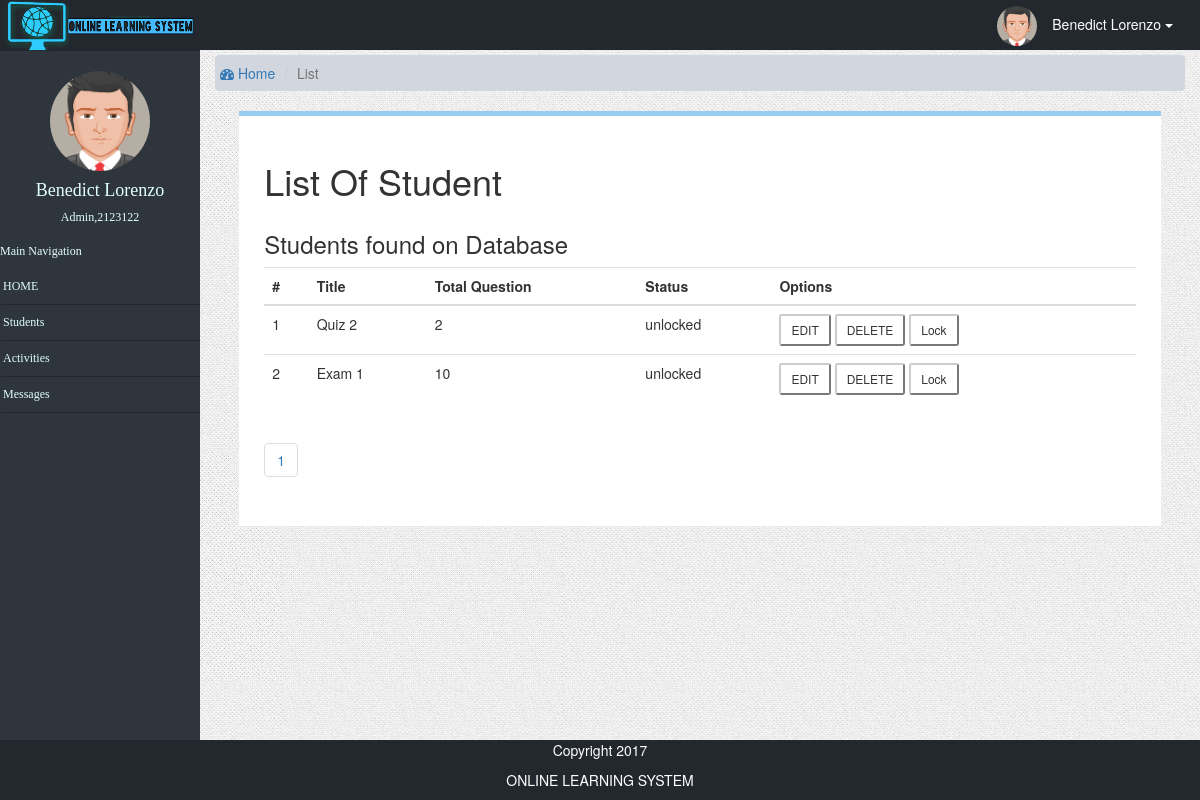
Before: /admin/list.php?ref=list (signed in) with the older database file.
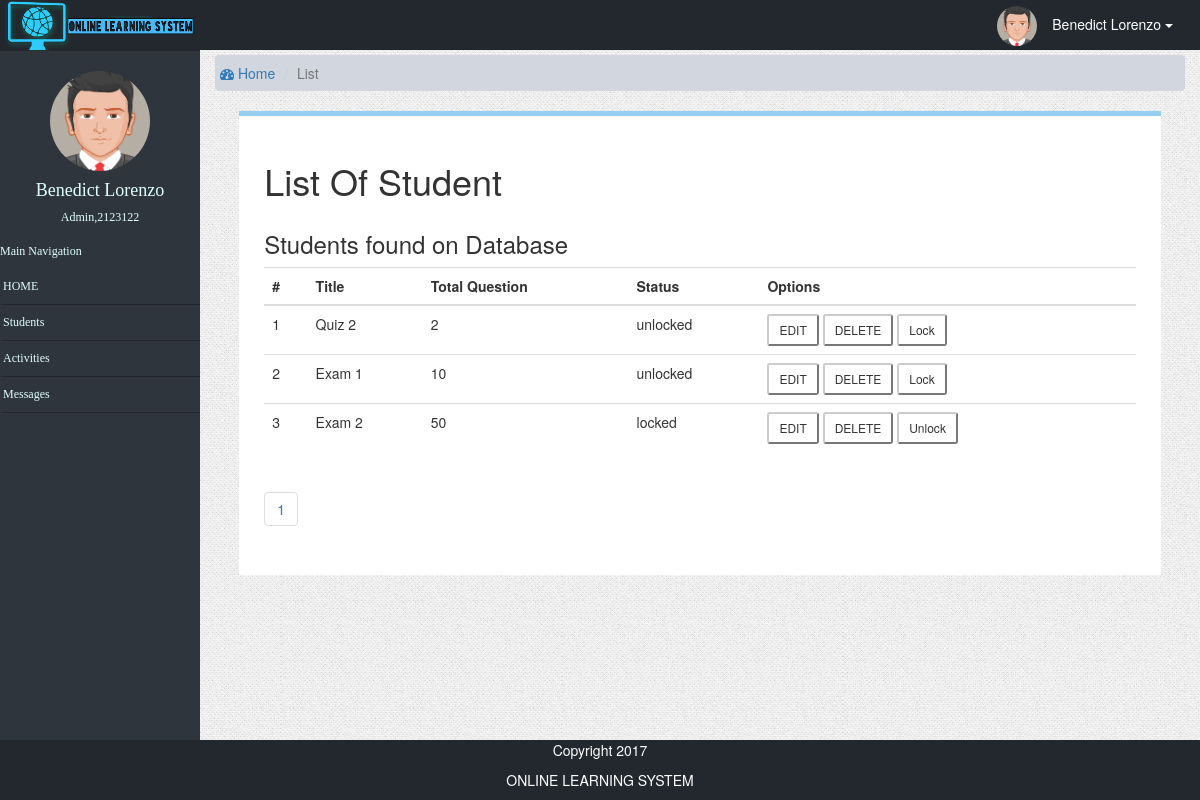
After: the same page with the newer database file.
### tables this page shows
CREATE TABLE `createact` (
  `create_id` int(11) NOT NULL,
  `title` varchar(255) NOT NULL,
  `numque` int(11) NOT NULL,
  `status` varchar(255) NOT NULL
);

### admin/list.php (the view, shortened to what this page needs)
<?php
function display_content(){
if ($_GET['ref']=="list") {
	echo '
   <div class="content-wrapper">
    <section class="content-header">
      <ol class="breadcrumb">
        <li><a href="./"><i class="fa fa-dashboard"></i> Home</a></li>
        <li class="active">List</li>
      </ol>
    </section>
    </div>
		<div class="borderStudent">
			<section class="content-header">
      	<h1>List Of Student</h1>
      		<section class = "content">
      			<div class="row">
              <section class="col-lg-12">
                <div class="box box-info">
                  <div class="box-header">
                    <h3 class="box-title">Students found on Database</h3>
                  </div>
                  <div class="box-body">
				            <table class="table">
                   		<tbody>
                   			<tr>
    		                  <th>#</th>
    		                  <th>Title</th>
    		                  <th>Total Question</th>
    						  <th>Status</th>
                  <th>Options</th>
                    		</tr>
                      </tbody>
                   		<tbody>';
                      include('../db_config/database.php');
		                    $page =$_GET['page'];
                      if ($page=="" || $page=="1"){
								        $page1=0;
		                  }else{
								        $page1=($page*10)-10;
						          }
                        $sql = "SELECT * FROM createact limit $page1,10";
                        $result = mysqli_query($connection,$sql);
                      if ($result->num_rows > 0) {
                        $num =1;
                        while($row = $result->fetch_assoc()) {
                          $id = $row["create_id"];
                          $title=$row["title"];
                          $status =$row['status'];
                          foreach($connection->query("SELECT COUNT(create_id) FROM questions where create_id = '$id'") as $row) {
                          $count = $row['COUNT(create_id)'] ;
                        }
echo "
                   			<tr>
                   				<td>".$num."</td>
                   				<td>".$title."</td>
                   				<td>".$count."</td>
                          <td>".$status."</td>
                          <td>
                            <div class='inline'>
                              <li>
                                <form method='POST' action='list.php?ref=edit&id=".$id."'>
                                  <input class = 'btn-default btn-sm' title ='EDIT " .$title."' type='submit' name='edit' value='EDIT'>
                                </form>
                              </li>
                              <li>
               					        <form method='POST' action='process/deletelist.php?ref=".$id."' onSubmit='return ConfirmDelete();'>
                                  <input class = 'btn-default btn-sm' title ='DELETE " .$title."' type='submit' name='delete' value='DELETE'>
                                </form>
                              </li>
                              <li>
                                <form method='POST' action='process/list.php?ref=".$id."'>";
                                  if ($status=="locked") {
echo "
                                    <input class = 'btn-default btn-sm' title ='Unlock " .$title."' type='submit' name='unlock' value='Unlock'>";
                                  }else{
echo "                              <input class = 'btn-default btn-sm' title ='Lock " .$title."' type='submit' name='lock' value='Lock'>";
                                  }
echo "
                              </form>
                              </li>
                            </div>
                          </td>
               			    </tr>
";
                    $num++;    }
                      } $connection->close();
echo '
 					            </tbody>
                    </table>
                    <ul class="pagination">';
                      include('../db_config/database.php');
                        $sql = "SELECT * FROM createact";
                        $result = mysqli_query($connection,$sql);
                      if ($result->num_rows > 0) {
                        print '<tr><td colspan="10">';
                        $ragents=mysqli_num_rows($result);
                        $a = $ragents/10;
                        $a = ceil($a);
                      for ($b=1;$b<=$a;$b++){
?>                      <li class="paginate_button">
                          <a href="list.php?ref=list&page=<?php echo $b; ?>" ><?php echo $b. " "; ?></a>
                        </li><?php
                      }
                    }
echo '
                    </ul>
                  </div>
              </div>
            </section>
          </div>
        </section>
      </section>
    </div>
';
}
?>                      <li class="paginate_button">
                        </li><?php
}
	require_once('admintemplate.php');
	?>

Changed rows visible on the page:
added createact: title "Exam 2", count "50", status "locked"
